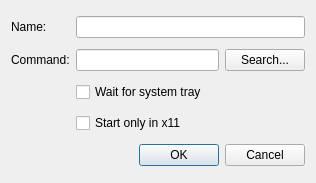
<?xml version="1.0" encoding="UTF-8"?>
<ui version="4.0">
 <class>AutoStartEdit</class>
 <widget class="QDialog" name="AutoStartEdit">
  <property name="geometry">
   <rect>
    <x>0</x>
    <y>0</y>
    <width>316</width>
    <height>183</height>
   </rect>
  </property>
  <property name="windowTitle">
   <string>Edit</string>
  </property>
  <layout class="QGridLayout" name="gridLayout">
   <item row="4" column="0" colspan="3">
    <widget class="QDialogButtonBox" name="buttonBox">
     <property name="orientation">
      <enum>Qt::Horizontal</enum>
     </property>
     <property name="standardButtons">
      <set>QDialogButtonBox::Cancel|QDialogButtonBox::Ok</set>
     </property>
    </widget>
   </item>
   <item row="1" column="2">
    <widget class="QPushButton" name="browseButton">
     <property name="text">
      <string>Search...</string>
     </property>
    </widget>
   </item>
   <item row="1" column="0">
    <widget class="QLabel" name="label_3">
     <property name="text">
      <string>Command:</string>
     </property>
    </widget>
   </item>
   <item row="2" column="1" colspan="2">
    <widget class="QCheckBox" name="trayCheckBox">
     <property name="text">
      <string>Wait for system tray</string>
     </property>
    </widget>
   </item>
   <item row="0" column="1" colspan="2">
    <widget class="QLineEdit" name="nameEdit"/>
   </item>
   <item row="0" column="0">
    <widget class="QLabel" name="label">
     <property name="text">
      <string>Name:</string>
     </property>
    </widget>
   </item>
   <item row="1" column="1">
    <widget class="QLineEdit" name="commandEdit"/>
   </item>
   <item row="3" column="1" colspan="2">
    <widget class="QCheckBox" name="x11CheckBox">
     <property name="text">
      <string>Start only in x11</string>
     </property>
    </widget>
   </item>
  </layout>
 </widget>
 <tabstops>
  <tabstop>nameEdit</tabstop>
  <tabstop>commandEdit</tabstop>
  <tabstop>browseButton</tabstop>
  <tabstop>trayCheckBox</tabstop>
  <tabstop>x11CheckBox</tabstop>
  <tabstop>buttonBox</tabstop>
 </tabstops>
 <resources/>
 <connections>
  <connection>
   <sender>buttonBox</sender>
   <signal>accepted()</signal>
   <receiver>AutoStartEdit</receiver>
   <slot>accept()</slot>
   <hints>
    <hint type="sourcelabel">
     <x>254</x>
     <y>96</y>
    </hint>
    <hint type="destinationlabel">
     <x>157</x>
     <y>102</y>
    </hint>
   </hints>
  </connection>
  <connection>
   <sender>buttonBox</sender>
   <signal>rejected()</signal>
   <receiver>AutoStartEdit</receiver>
   <slot>reject()</slot>
   <hints>
    <hint type="sourcelabel">
     <x>322</x>
     <y>96</y>
    </hint>
    <hint type="destinationlabel">
     <x>286</x>
     <y>102</y>
    </hint>
   </hints>
  </connection>
 </connections>
</ui>
